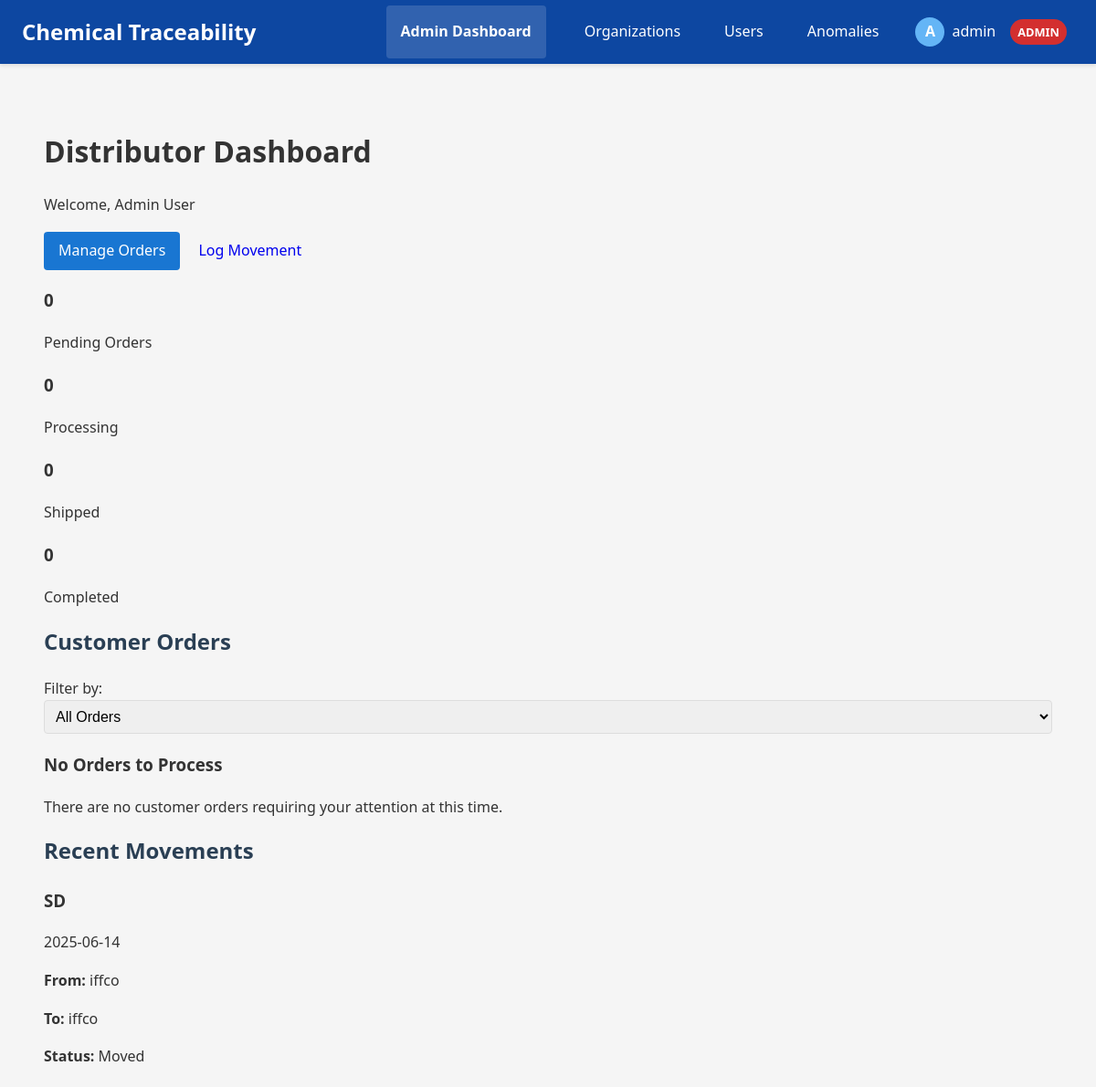
Page /distributor/dashboard (signed in, upper part) on the earlier database version.
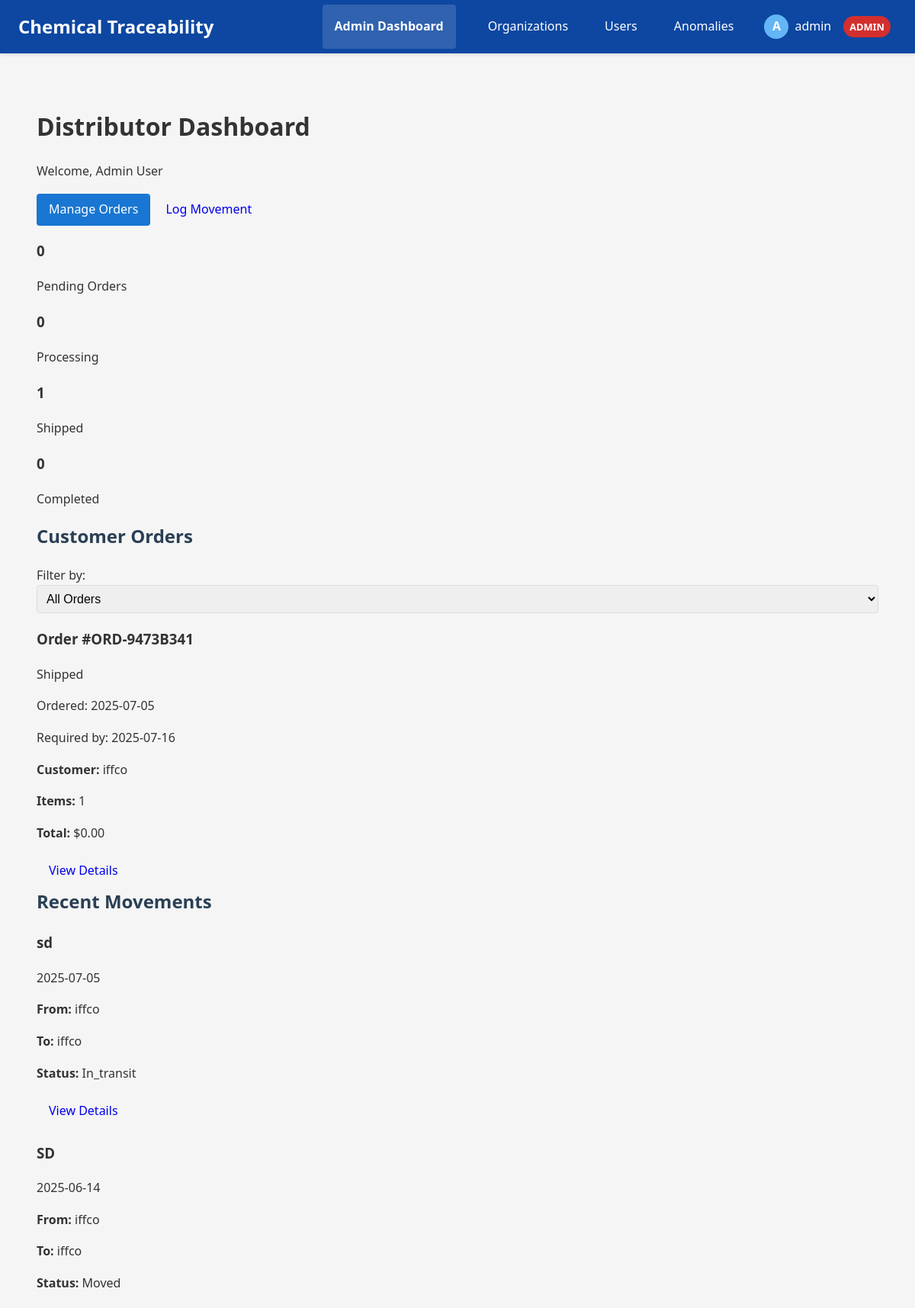
Same page on the later database version.
### app/models.py (models this page shows, shortened)
class MovementLog(db.Model):
    id = db.Column(db.Integer, primary_key=True)
    tag_id = db.Column(db.String(120), nullable=False)
    location = db.Column(db.String(120), nullable=False)
    timestamp = db.Column(db.DateTime, nullable=False)
    purpose = db.Column(db.String(200), nullable=True)
    status = db.Column(db.String(50), nullable=True)
    remarks = db.Column(db.Text, nullable=True)
    validation_status = db.Column(db.String(20), nullable=False, default='pending')  # Values: 'verified', 'suspicious', 'pending'
    blockchain_recorded = db.Column(db.Boolean, default=False)  # Track if this was recorded on the blockchain
    source_location = db.Column(db.String(120), nullable=True)  # Where the chemical was moved from
    quantity_moved = db.Column(db.Float, nullable=True)  # How much was moved (if partial)
    rfid_device_id = db.Column(db.Integer, db.ForeignKey('rfid_device.id'), nullable=True)  # If logged via hardware
    moved_by_user_id = db.Column(db.Integer, db.ForeignKey('user.id'), nullable=False)
    source_org_id = db.Column(db.Integer, db.ForeignKey('organization.id'), nullable=False)
    destination_org_id = db.Column(db.Integer, db.ForeignKey('organization.id'), nullable=False)
    chemical_id = db.Column(db.Integer, db.ForeignKey('chemical.id'), nullable=False)
    moved_by_user = db.relationship('User', backref='movement_logs')
    source_org = db.relationship('Organization', foreign_keys=[source_org_id], backref='outgoing_movements')
    destination_org = db.relationship('Organization', foreign_keys=[destination_org_id], backref='incoming_movements')
    chemical = db.relationship('Chemical', backref='movement_logs')
    rfid_device = db.relationship('RFIDDevice', backref='movement_logs')

class Chemical(db.Model):
    id = db.Column(db.Integer, primary_key=True)
    name = db.Column(db.String(80), nullable=False)
    rfid_tag = db.Column(db.String(120), unique=True, nullable=False)
    quantity = db.Column(db.Float, nullable=True)
    unit = db.Column(db.String(20), nullable=True)
    expiry_date = db.Column(db.Date, nullable=True)
    storage_condition = db.Column(db.String(100), nullable=True)
    received_date = db.Column(db.Date, nullable=True)
    batch_number = db.Column(db.String(50), nullable=True)
    hazard_class = db.Column(db.String(50), nullable=True)
    cas_number = db.Column(db.String(50), nullable=True)
    description = db.Column(db.Text, nullable=True)
    current_location = db.Column(db.String(120), nullable=False, default='Storage')
    created_at = db.Column(db.DateTime, default=datetime.utcnow)
    last_updated = db.Column(db.DateTime, default=datetime.utcnow, onupdate=datetime.utcnow)
    registered_by_user_id = db.Column(db.Integer, db.ForeignKey('user.id'), nullable=False)
    manufacturer_org_id = db.Column(db.Integer, db.ForeignKey('organization.id'), nullable=False)
    current_custodian_org_id = db.Column(db.Integer, db.ForeignKey('organization.id'), nullable=False)
    registered_by = db.relationship('User', foreign_keys=[registered_by_user_id], backref='registered_chemicals')
    manufacturer_org = db.relationship('Organization', foreign_keys=[manufacturer_org_id], backref='manufactured_chemicals')
    current_custodian = db.relationship('Organization', foreign_keys=[current_custodian_org_id], backref='possessed_chemicals')

class Organization(db.Model):
    id = db.Column(db.Integer, primary_key=True)
    name = db.Column(db.String(100), nullable=False)
    email_domain = db.Column(db.String(100), nullable=False, unique=True)
    description = db.Column(db.Text, nullable=True)
    created_at = db.Column(db.DateTime, default=datetime.utcnow)
    active = db.Column(db.Boolean, default=True)
    can_manufacture = db.Column(db.Boolean, default=False)
    can_distribute = db.Column(db.Boolean, default=False)
    can_receive = db.Column(db.Boolean, default=False)
    users = db.relationship('User', backref='organization', lazy=True)

class ChemicalOrder(db.Model):
    id = db.Column(db.Integer, primary_key=True)
    order_number = db.Column(db.String(50), unique=True, nullable=False)
    customer_id = db.Column(db.Integer, db.ForeignKey('user.id'), nullable=False)
    customer_org_id = db.Column(db.Integer, db.ForeignKey('organization.id'), nullable=False)
    order_date = db.Column(db.DateTime, default=datetime.utcnow)
    required_by_date = db.Column(db.Date, nullable=True)
    delivery_address = db.Column(db.Text, nullable=False)
    special_instructions = db.Column(db.Text, nullable=True)
    status = db.Column(db.String(20), default='pending')  # pending, approved, processing, shipped, delivered, cancelled
    approved_by = db.Column(db.Integer, db.ForeignKey('user.id'), nullable=True)
    approved_at = db.Column(db.DateTime, nullable=True)
    processed_by = db.Column(db.Integer, db.ForeignKey('user.id'), nullable=True)
    processed_at = db.Column(db.DateTime, nullable=True)
    shipped_by = db.Column(db.Integer, db.ForeignKey('user.id'), nullable=True)
    shipped_at = db.Column(db.DateTime, nullable=True)
    tracking_number = db.Column(db.String(100), nullable=True)
    carrier = db.Column(db.String(50), nullable=True)
    estimated_delivery = db.Column(db.Date, nullable=True)
    delivered_at = db.Column(db.DateTime, nullable=True)
    received_by = db.Column(db.String(100), nullable=True)
    total_amount = db.Column(db.Float, default=0.0)
    customer = db.relationship('User', foreign_keys=[customer_id], backref='orders_placed')
    customer_org = db.relationship('Organization', backref='orders')
    approver = db.relationship('User', foreign_keys=[approved_by], backref='orders_approved', uselist=False)
    processor = db.relationship('User', foreign_keys=[processed_by], backref='orders_processed', uselist=False)
    shipper = db.relationship('User', foreign_keys=[shipped_by], backref='orders_shipped', uselist=False)
    items = db.relationship('OrderItem', backref='order', cascade='all, delete-orphan')

### app/routes/distributor.py (the view)
@distributor_bp.route('/dashboard')
@login_required
@distributor_required
def dashboard():
    orders = ChemicalOrder.query.filter(
        ChemicalOrder.status.in_(['pending', 'approved', 'processing', 'shipped'])
    ).order_by(ChemicalOrder.order_date.desc()).all()
    thirty_days_ago = datetime.utcnow() - timedelta(days=30)
    movements = MovementLog.query.filter(
        MovementLog.timestamp >= thirty_days_ago
    ).order_by(MovementLog.timestamp.desc()).all()
    pending_orders = sum(1 for order in orders if order.status == 'pending')
    processing_orders = sum(1 for order in orders if order.status == 'processing')
    shipped_orders = sum(1 for order in orders if order.status == 'shipped')
    completed_orders = sum(1 for order in orders if order.status == 'delivered')
    stats = {
        'pending_orders': pending_orders,
        'processing_orders': processing_orders,
        'shipped_orders': shipped_orders,
        'completed_orders': completed_orders
    }
    return render_template(
        'distributor/dashboard.html',
        orders=orders,
        movements=movements,
        stats=stats
    )

### app/models.py (called while the page is built, shortened)
    def has_role(self, role_type):
        if self.is_admin:
            return True

### app/templates/distributor/dashboard.html (shortened to what the changed rows need)
{% extends 'base.html' %}
{% block content %}
<div class="dashboard-container">
  <div class="dashboard-header">
    <h1>Distributor Dashboard</h1>
  </div>
  <div class="dashboard-stats">
    <div class="stat-card">
      <div class="stat-content">
        <h3>{{ stats.shipped_orders }}</h3>
        <p>Shipped</p>
      </div>
    </div>
  </div>
  <div class="dashboard-content">
    <div class="content-section">
      <div class="section-header">
        <h2>Customer Orders</h2>
      </div>
      <div class="order-list">
        {% if orders %}
          {% for order in orders %}
          <div class="order-card" data-status="{{ order.status }}">
            <div class="order-header">
              <div class="order-title">
                <h3>Order #{{ order.order_number }}</h3>
                <span class="order-status {{ order.status }}">{{ order.status|title }}</span>
              </div>
              <div class="order-date">
                <p>Ordered: {{ order.order_date.strftime('%Y-%m-%d') }}</p>
                {% if order.required_by_date %}
                <p>Required by: {{ order.required_by_date.strftime('%Y-%m-%d') }}</p>
                {% endif %}
              </div>
            </div>
            <div class="order-summary">
              <p><strong>Customer:</strong> {{ order.customer_org.name }}</p>
              <p><strong>Items:</strong> {{ order.items|length }}</p>
              <p><strong>Total:</strong> ${{ "%.2f"|format(order.total_amount) }}</p>
            </div>
            <div class="order-actions">
              <a href="{{ url_for('distributor_bp.view_order', order_id=order.id) }}" class="btn btn-outline-primary">View Details</a>
            </div>
          </div>
          {% endfor %}
        {% else %}
          <div class="empty-state">
            <h3>No Orders to Process</h3>
            <p>There are no customer orders requiring your attention at this time.</p>
          </div>
        {% endif %}
      </div>
    </div>
    <div class="content-section">
      <div class="section-header">
        <h2>Recent Movements</h2>
      </div>
      <div class="movement-list">
        {% if movements %}
          {% for movement in movements %}
          <div class="movement-card">
            <div class="movement-header">
              <h3>{{ movement.chemical.name }}</h3>
              <span class="movement-date">{{ movement.timestamp.strftime('%Y-%m-%d') }}</span>
            </div>
            <div class="movement-details">
              <p><strong>From:</strong> {{ movement.source_org.name }}</p>
              <p><strong>To:</strong> {{ movement.destination_org.name }}</p>
              <p><strong>Status:</strong>
                <span class="badge bg-{{ 'success' if movement.status == 'delivered' else 'warning' }}">
                  {{ movement.status|title }}
                </span>
              </p>
            </div>
            <div class="movement-actions">
              <a href="{{ url_for('dashboard_bp.movement_detail', movement_id=movement.id) }}" class="btn btn-sm btn-outline-primary">View Details</a>
            </div>
          </div>
          {% endfor %}
        {% endif %}
      </div>
    </div>
  </div>
</div>
{% endblock %}

Differences in the rows shown:
added ChemicalOrder: order_number "ORD-9473B341", status "Shipped", order_date "2025-07-05", required_by_date "2025-07-16", customer_org.name "iffco", items|length "1", total_amount "0.00"
added MovementLog: chemical.name "sd", timestamp "2025-07-05", source_org.name "iffco", destination_org.name "iffco", status "In_transit"
Other differences:
{{ stats.shipped_orders }}: "0" → "1"
text no longer shown: "No Orders to Process There are no customer orders requiring your attention at this time."
